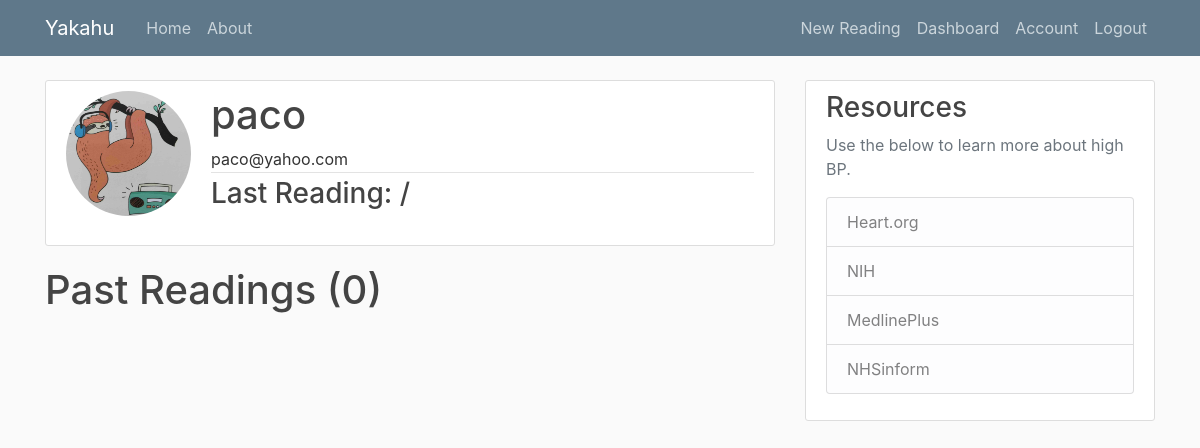
/user/alan (signed in), run on an earlier commit of the app's database.
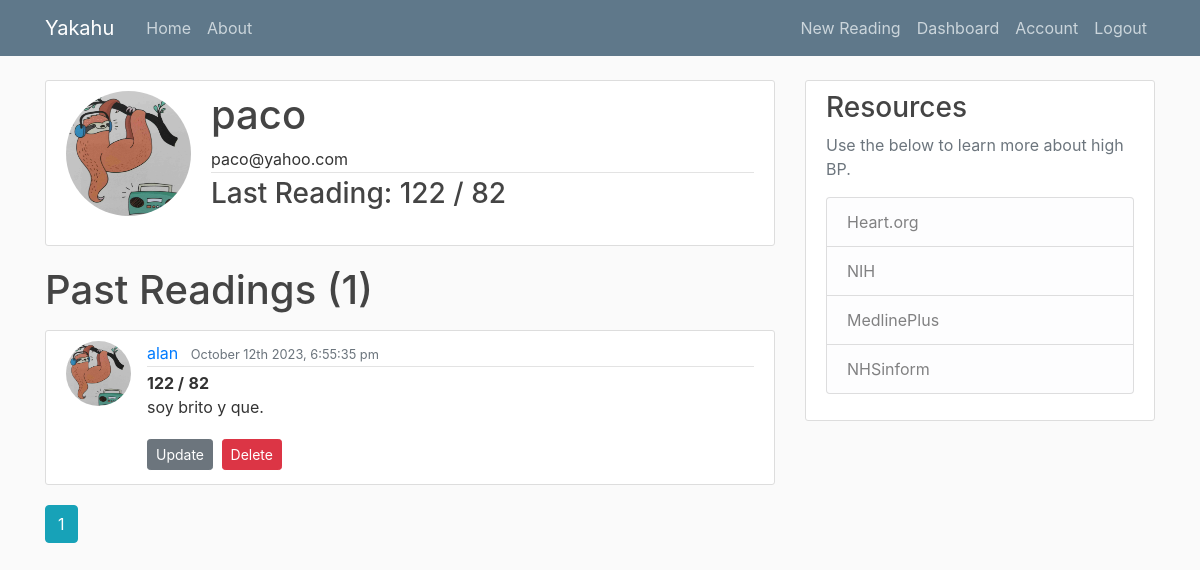
And on a later commit of the database.
### mbp/models.py (models this page shows, shortened)
class Reading(db.Model):
    id = db.Column(db.Integer, primary_key=True)
    sys = db.Column(db.String(3), nullable=False)
    dia = db.Column(db.String(3), nullable=False)
    notes = db.Column(db.Text, nullable=False)
    date_posted = db.Column(db.DateTime, nullable=False, default=datetime.utcnow)
    user_id = db.Column(db.Integer, db.ForeignKey('user.id'), nullable=False)

class User(db.Model, UserMixin):
    id = db.Column(db.Integer, primary_key=True)
    username = db.Column(db.String(20), unique=True, nullable=False)
    email = db.Column(db.String(120), unique=True, nullable=False)
    image_file = db.Column(db.String(20), nullable=False, default='default.jpg')
    password = db.Column(db.String(60), nullable=False)
    readings = db.relationship('Reading', backref='user', lazy=True)

### mbp/users/routes.py (the view)
@users.route('/user/<string:username>')
@login_required
def user_readings(username):
    image_file = url_for('static', filename='profile_pics/' + current_user.image_file)
    page = request.args.get('page', 1, type=int) #Grab the page we want. In this case page one. Set type integer as the page number.
    user = User.query.filter_by(username=username).first_or_404()
    lreading = Reading.query.filter_by(user=user).order_by(Reading.id.desc()).first()
    reading = Reading.query.filter_by(user=user)\
        .order_by(Reading.date_posted.desc())\
        .paginate(page=page, per_page=5) #Show 5 readings per page. Can use http://localhost:8000/home?page=3 to navigate to pages.
    return render_template('user_readings.html', title='User Dashboard', reading=reading, user=user, username=username, image_file=image_file, lreading=lreading)

### mbp/models.py (called while the page is built)
@login_manager.user_loader
def load_user(user_id):
    return User.query.get(int(user_id))

### mbp/templates/user_readings.html (shortened to what this page needs)
{% extends "base.html" %}
{% block content %}
<div class="content-section">
    <div class="media">
      <img class="rounded-circle account-img" src="{{ image_file }}">
      <div class="media-body">
        <h2 class="account-heading">{{ current_user.username }}</h2>
        <p class="article-metadata">{{ current_user.email }}</p>
        <h3 class="mb-lg-4">Last Reading: {{ lreading.sys }} / {{ lreading.dia}}</h3>
      </div>
    </div>
  </div>
    <h1 class="mb-3">Past Readings  ({{ reading.total }})</h1>
    {% for reading in reading.items %}
    <article class="media content-section">
      <img class="rounded-circle article-img" src="{{ url_for('static', filename='profile_pics/' + reading.user.image_file) }}" />
      <div class="media-body">
        <div class="article-metadata">
          <a class="mr-2" href="{{ url_for('users.user_readings', username=reading.user.username) }}">{{ reading.user.username }}</a>
          <small class="text-muted">{{ moment(reading.date_posted).format('MMMM Do YYYY, h:mm:ss a') }}</small>
        </div>
        <text class="font-weight-bold">{{ reading.sys }} /</text>
          <text class="font-weight-bold">{{ reading.dia}}</text>
          <p class="article-content">{{ reading.notes }}</p>
          <a class="btn btn-secondary btn-sm mt-1 mb-1" href="{{ url_for('readings.update_reading', reading_id=reading.id) }}">Update</a>
        <button type="button" class="btn btn-danger btn-sm m-1" data-toggle="modal" data-target="#deleteModal">Delete</button>
      </div>
    </article>
    {% endfor %}
    {% for page_num in reading.iter_pages(left_edge=1, right_edge=1, left_current=1, right_current=2) %}
      {% if page_num %}
        {% if reading.page == page_num %}
          <a class="btn btn-info mb-4" href="{{ url_for('users.user_readings', username=user.username, page=page_num) }}">{{ page_num }}</a>
        {% else %}
          <a class="btn btn-outline-info mb-4" href="{{ url_for('users.user_readings', username=user.username, page=page_num) }}">{{ page_num }}</a>
        {% endif %}
      {% else %}
        ...
      {% endif %}
    {% endfor %}
{% endblock content %}

What changed in the data, as far as the page shows it:
added Reading: sys "122", dia "82", image_file (placeholder picture), user.username "alan", date_posted "October 12th 2023, 6:55:35 pm", notes "soy brito y que."
Also different on the page:
{{ reading.total }}: "0" → "1"
new list line: "1"
